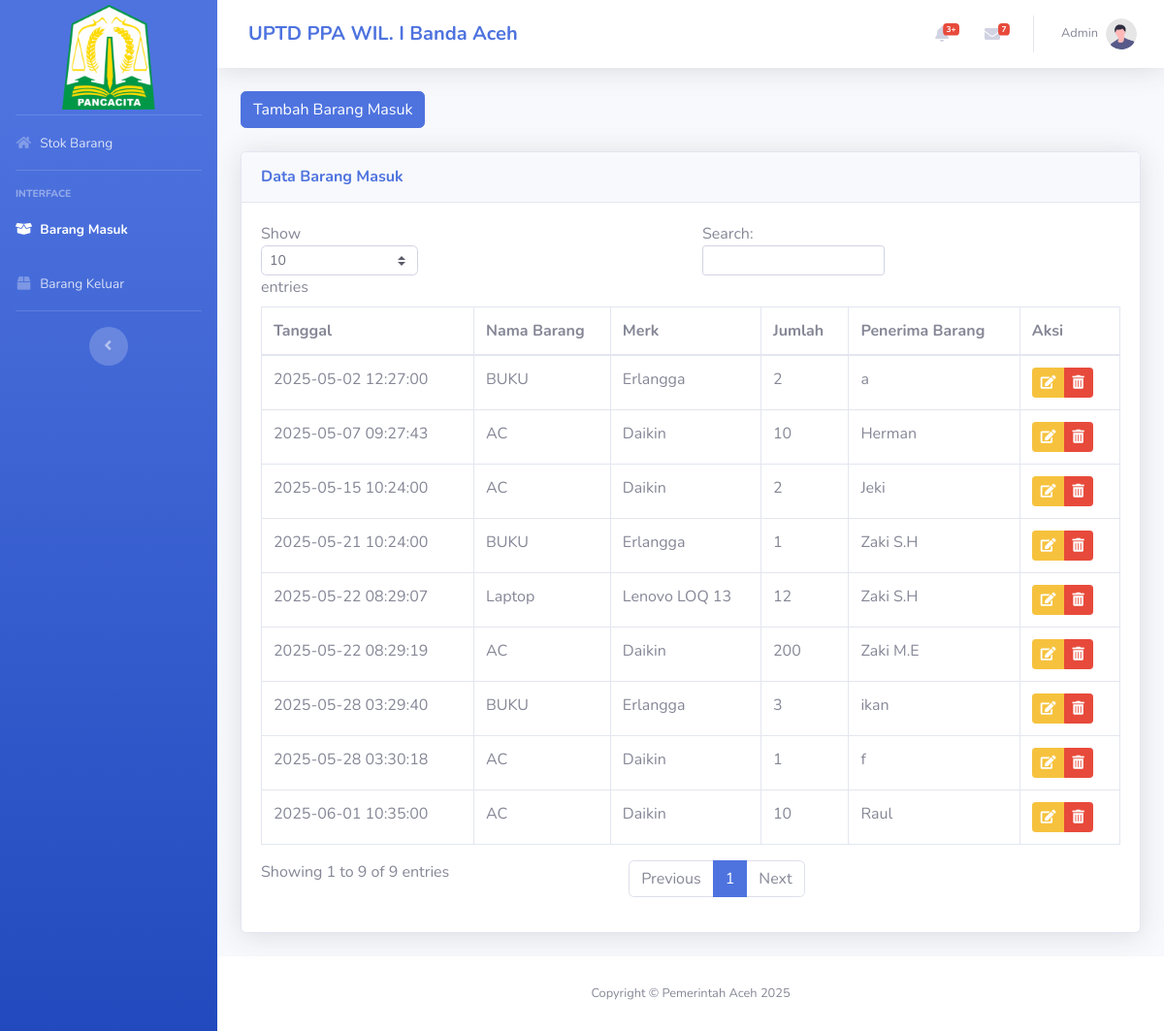
/barang_masuk.php (signed in), run on the app's committed database.
### tables this page shows
CREATE TABLE `masuk` (
  `idmasuk` int(11) NOT NULL,
  `idbarang` int(11) NOT NULL,
  `kodebarang` varchar(30) NOT NULL,
  `tanggal` datetime NOT NULL DEFAULT current_timestamp() ON UPDATE current_timestamp(),
  `merk` varchar(30) NOT NULL,
  `penerima` varchar(100) NOT NULL,
  `qty` int(11) NOT NULL
);

CREATE TABLE `stock` (
  `idbarang` int(11) NOT NULL,
  `kodebarang` varchar(30) NOT NULL,
  `namabarang` varchar(30) NOT NULL,
  `merk` varchar(30) NOT NULL,
  `tahun` int(4) NOT NULL,
  `asal` varchar(20) NOT NULL,
  `kondisi` varchar(20) NOT NULL,
  `stock` int(11) NOT NULL,
  `harga` int(30) NOT NULL,
  `keterangan` varchar(100) NOT NULL,
  `ruangan` varchar(100) NOT NULL
);

### barang_masuk.php (the view, shortened to what this page needs)
<?php
require 'function.php';
?>
<!DOCTYPE html>
<html lang="en">
<head>
    <link href="vendor/fontawesome-free/css/all.min.css" rel="stylesheet" type="text/css">
    <link href="css/sb-admin-2.min.css" rel="stylesheet">
</head>
<body id="page-top">
    <div id="wrapper">
        <ul class="navbar-nav bg-gradient-primary sidebar sidebar-dark accordion" id="accordionSidebar">
             <br>
            <a class="sidebar-brand d-flex flex-column align-items-center justify-content-center" href="index.php">
                <div class="sidebar-brand-icon">
                    <img src="logo2.png" alt="Logo" width="120" height="120">
                </div>
            </a>
            <br>
            <li class="nav-item ">
                <a class="nav-link" href="index.php">
                    <i class="fas fa-fw fa-home"></i>
                    <span>Stok Barang</span></a>
            </li>
            <hr class="sidebar-divider">
            <div class="sidebar-heading">
                Interface
            </div>
            <li class="nav-item active">
                <a class="nav-link" href="barang_masuk.php">
                    <i class="fas fa-fw fa-box-open"></i>
                    <span>Barang Masuk</span></a>
            </li>
            <li class="nav-item">
                <a class="nav-link" href="barang_keluar.php">
                    <i class="fas fa-fw fa-box"></i>
                    <span>Barang Keluar</span></a>
            </li>
            <hr class="sidebar-divider d-none d-md-block">
            <div class="text-center d-none d-md-inline">
                <button class="rounded-circle border-0" id="sidebarToggle"></button>
            </div>
        </ul>
        <div id="content-wrapper" class="d-flex flex-column">
            <div id="content">
                <nav class="navbar navbar-expand navbar-light bg-white topbar mb-4 static-top shadow">
                    <div class="d-none d-sm-inline-block mr-auto ml-md-3 my-2 my-md-0">
                        <h5 class="text-primary font-weight-bold m-0">UPTD PPA WIL. I Banda Aceh</h5>
                    </div>
                    <ul class="navbar-nav ml-auto">
                        <li class="nav-item dropdown no-arrow mx-1">
                            <a class="nav-link dropdown-toggle" href="#" id="alertsDropdown" role="button"
                                data-toggle="dropdown" aria-haspopup="true" aria-expanded="false">
                                <i class="fas fa-bell fa-fw"></i>
                                <span class="badge badge-danger badge-counter">3+</span>
                            </a>
                        </li>
                        <li class="nav-item dropdown no-arrow mx-1">
                            <a class="nav-link dropdown-toggle" href="#" id="messagesDropdown" role="button"
                                data-toggle="dropdown" aria-haspopup="true" aria-expanded="false">
                                <i class="fas fa-envelope fa-fw"></i>
                                <span class="badge badge-danger badge-counter">7</span>
                            </a>
                        </li>
                        <li class="nav-item dropdown no-arrow">
                            <a class="nav-link dropdown-toggle" href="#" id="userDropdown" role="button"
                                data-toggle="dropdown" aria-haspopup="true" aria-expanded="false">
                                <span class="mr-2 d-none d-lg-inline text-gray-600 small">Admin</span>
                                <img class="img-profile rounded-circle"
                                    src="img/undraw_profile.svg">
                            </a>
                        </li>
                    </ul>
                </nav>
                <div class="container-fluid">
                    <div class="d-sm-flex align-items-center justify-content-between mb-4">
                    <button type="button" class="btn btn-primary" data-toggle="modal" data-target="#myModal">
                            Tambah Barang Masuk
                        </button>
                    </div>
                    <div class="card shadow mb-4">
                        <div class="card-header py-3">
                            <h6 class="m-0 font-weight-bold text-primary">Data Barang Masuk</h6>
                        </div>
                        <div class="card-body">
                            <div class="table-responsive">
                                <table class="table table-bordered" id="dataTable" width="100%" cellspacing="0">
                                    <thead>
                                        <tr>
                                            <th>Tanggal</th>
                                            <th>Nama Barang</th>
                                            <th>Merk</th>
                                            <th>Jumlah</th>
                                            <th>Penerima Barang</th>
                                            <th>Aksi</th>
                                        </tr>
                                    </thead>
                                    <tbody>
                                    <?php
                                    $ambil_semua_data_stock = mysqli_query($conn,"select * from masuk m, stock s where s.idbarang = m.idbarang");
                                    while($data=mysqli_fetch_array($ambil_semua_data_stock)){
                                        $idm = $data['idmasuk'];
                                        $tanggal = $data['tanggal'];
                                        $namabarang = $data['namabarang'];
                                        $merk = $data['merk'];
                                        $qty = $data ['qty'];
                                        $penerima = $data ['penerima'];
                                    ?>
                                    <tr>
                                        <td><?=$tanggal;?></td>
                                        <td><?=$namabarang;?></td>
                                        <td><?=$merk;?></td>
                                        <td><?=$qty;?></td>
                                        <td><?=$penerima;?></td>
                                        <td>
                                        <div class="btn-group" role="group">
                                            <button type="button" class="btn btn-warning btn-sm" title="Edit" data-toggle="modal" data-target="#edit<?=$idm;?>">
                                                <i class="fas fa-edit"></i>
                                            </button>
                                            <button type="button" class="btn btn-danger btn-sm" title="Delete" data-toggle="modal" data-target="#delete<?=$idm;?>">
                                                <i class="fas fa-trash-alt"></i>
                                            </button>
                                        </div>
                                        </td>
                                    </tr>
                                    <?php
                                    };
                                    ?>
                                    </tbody>
                                </table>
                            </div>
                        </div>
                    </div>
                </div>
            </div>
            <footer class="sticky-footer bg-white">
                <div class="container my-auto">
                    <div class="copyright text-center my-auto">
                        <span>Copyright &copy; Pemerintah Aceh 2025</span>
                    </div>
                </div>
            </footer>
        </div>
    </div>
</body>
</html>

### data on the page
masuk: tanggal "2025-05-07 09:27:43", idbarang.namabarang "AC", idbarang.merk "Daikin", qty "10", penerima "Herman"
masuk: tanggal "2025-05-22 08:29:19", idbarang.namabarang "AC", idbarang.merk "Daikin", qty "200", penerima "Zaki M.E"
masuk: tanggal "2025-05-22 08:29:07", idbarang.namabarang "Laptop", idbarang.merk "Lenovo LOQ 13", qty "12", penerima "Zaki S.H"
masuk: tanggal "2025-05-21 10:24:00", idbarang.namabarang "BUKU", idbarang.merk "Erlangga", qty "1", penerima "Zaki S.H"
masuk: tanggal "2025-05-15 10:24:00", idbarang.namabarang "AC", idbarang.merk "Daikin", qty "2", penerima "Jeki"
masuk: tanggal "2025-05-02 12:27:00", idbarang.namabarang "BUKU", idbarang.merk "Erlangga", qty "2", penerima "a"
masuk: tanggal "2025-05-28 03:29:40", idbarang.namabarang "BUKU", idbarang.merk "Erlangga", qty "3", penerima "ikan"
masuk: tanggal "2025-05-28 03:30:18", idbarang.namabarang "AC", idbarang.merk "Daikin", qty "1", penerima "f"
masuk: tanggal "2025-06-01 10:35:00", idbarang.namabarang "AC", idbarang.merk "Daikin", qty "10", penerima "Raul"
